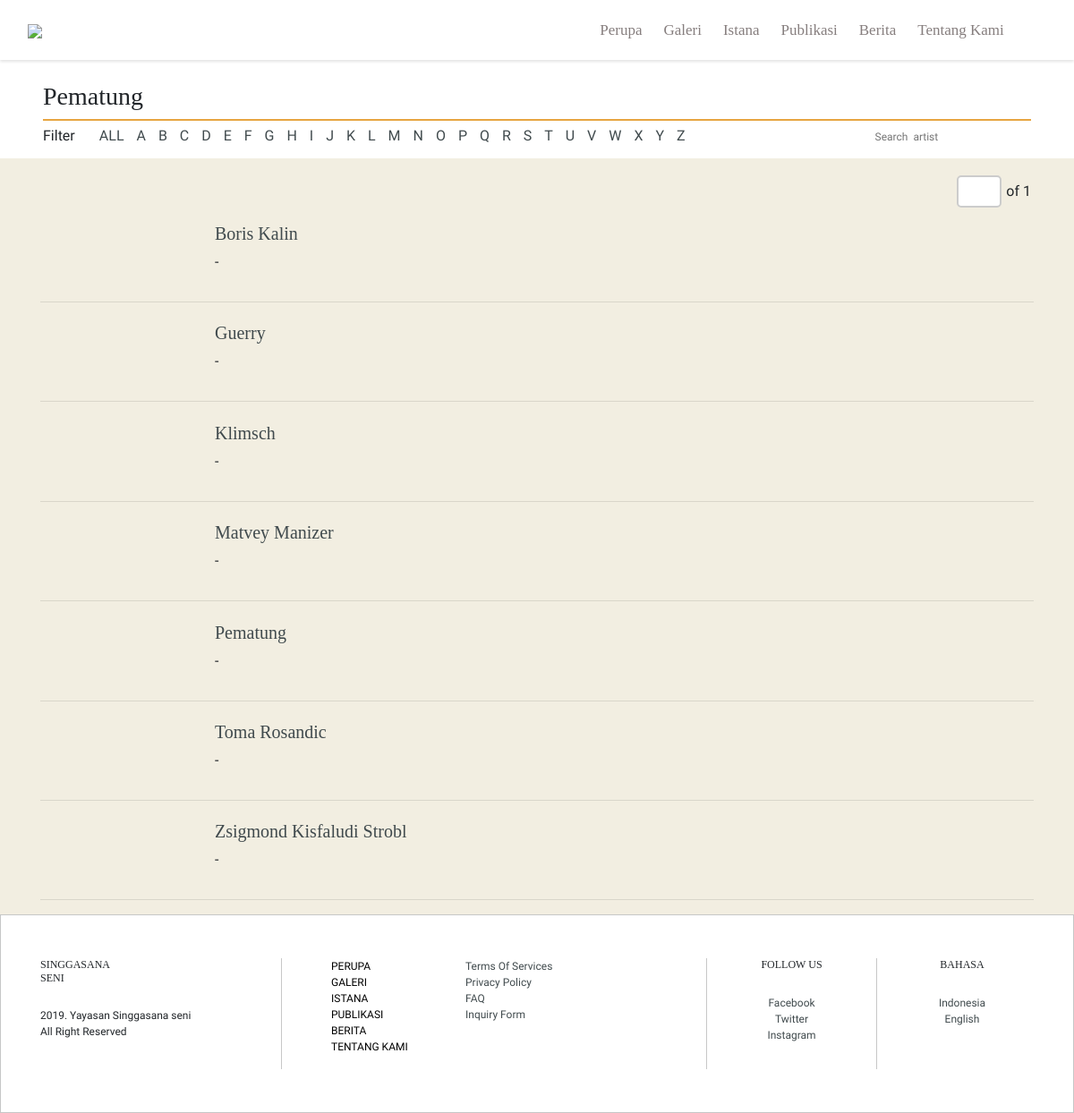
/koleksi/patung/, run on the app's committed database.
### singgasanaseni/models.py (models this page shows, shortened)
class perupa(models.Model):
    PERUPA_CHOICES = (
        ('Pelukis', 'Pelukis'),
        ('Pematung', 'Pematung'),
        ('Pengrajin', 'Pengrajin'),
    )
    Nama = models.CharField(max_length=50)
    Panggilan = models.CharField(max_length=50, null=True, blank= True)
    Alamat = models.TextField(null=True, blank=True)
    Tempat_Lahir = models.CharField(max_length=50, blank=True)
    Tanggal_Lahir = models.CharField(max_length=50, blank=True)
    Tempat_Wafat = models.CharField(max_length=50, blank=True)
    Tanggal_Wafat = models.CharField(max_length=50, blank=True)
    Kategori = models.CharField(max_length=10, choices=PERUPA_CHOICES, default=True)
    Keterangan = models.TextField(null=True, blank=True, default="No detailed Information available")
    Description = models.TextField(null=True, blank=True, default="No detailed Information available")
    Sumber = models.CharField(max_length=50, blank=True )
    Link = models.TextField(blank=True, default="#")
    Gambar = models.FileField(upload_to='perupa/', blank=True, null=True)
    Upload_date = models.DateTimeField(auto_now_add=True)
    object  = PerupaManager()
    class Meta:
        verbose_name_plural = 'Perupa'

### singgasanaseni/views.py (the view)
# urls.py: path('koleksi/patung/', singgasanaseniviews.Pematunglist, name='Pematung-list'),
def Pematunglist(request):
    Perupa = perupa.object.filter(Kategori='Pematung').order_by('Panggilan')
    Perupa_Q = perupa.object.all()
    query = request.GET.get("q")
    if query:
        Perupa = Perupa_Q.filter(Nama__icontains=query)
    Page_request_var = "page"
    paginator = Paginator(Perupa, 16)
    page = request.GET.get(Page_request_var)
    try:
        Perupa = paginator.page(page)
    except PageNotAnInteger:
        Perupa = paginator.page(1)
    except EmptyPage:
        Perupa = paginator.page(paginator.num_pages)
    context = {
        "perupa": Perupa,
        "page_request_var": Page_request_var
    }
    return render(request, 'perupa/indexpatung.html', context)

### singgasanaseni/context_processors.py (called while the page is built)
def ga_tracking_id(request):
    return {'ga_tracking_id': settings.GA_TRACKING_ID}

### singgasanaseni/models.py (called while the page is built)
    def get_queryset(self):
        return PerupaQuerySet(self.model, using=self._db)

### singgasanaseni/templates/perupa/indexpatung.html (shortened to what this page needs)
{% extends 'base.html' %}
{% load static %}
{% load svg %}
    {% block content %}
    <article>
      <div class="container-fluid">
          <div class="row">
            <div class="col-md-12 sectionkoleksi">
              <span class="divkoleksi divkarya">
                <h3>Pematung</h3>
              </span>
              <div class="sectionfilter">
                <div class="filterkarya">
                  <label class="filtermenu" style="padding: 0;">Filter</label>
                  <div class="filtermenu">
                    <a href="{% url 'Pematung-list' %}" class="current">ALL</a>
                    <a href="{% url 'A-patung' %}">A</a>
                    <a href="{% url 'B-patung' %}">B</a>
                    <a href="{% url 'C-patung' %}">C</a>
                    <a href="{% url 'D-patung' %}">D</a>
                    <a href="{% url 'E-patung' %}">E</a>
                    <a href="{% url 'F-patung' %}">F</a>
                    <a href="{% url 'G-patung' %}" >G</a>
                    <a href="{% url 'H-patung' %}" >H</a>
                    <a href="{% url 'I-patung' %}" >I</a>
                    <a href="{% url 'J-patung' %}" >J</a>
                    <a href="{% url 'K-patung' %}" >K</a>
                    <a href="{% url 'L-patung' %}" >L</a>
                    <a href="{% url 'M-patung' %}" >M</a>
                    <a href="{% url 'N-patung' %}" >N</a>
                    <a href="{% url 'O-patung' %}" >O</a>
                    <a href="{% url 'P-patung' %}" >P</a>
                    <a href="{% url 'Q-patung' %}" >Q</a>
                    <a href="{% url 'R-patung' %}" >R</a>
                    <a href="{% url 'S-patung' %}" >S</a>
                    <a href="{% url 'T-patung' %}" >T</a>
                    <a href="{% url 'U-patung' %}" >U</a>
                    <a href="{% url 'V-patung' %}" >V</a>
                    <a href="{% url 'W-patung' %}" >W</a>
                    <a href="{% url 'X-patung' %}" >X</a>
                    <a href="{% url 'Y-patung' %}" >Y</a>
                    <a href="{% url 'Z-patung' %}" >Z</a>
                  </div>
                </div>
                <div class="formsearchkarya">
                  <form>
                    <form method="GET" action="">
                        <input type="text" name="q" placeholder="Search  artist">
                        <i class="fa fa-search" aria-hidden="true"></i>
                    </form>
                  </form>
                </div>
              </div>
            </div>
          </div>
          <div class="row bgkarya">
             <div class="col-md-12 sectionkoleksi">
              <span class="divkoleksi" style="border: none;">
                <span class="pagingkarya">
                    <ul class="pagination">
                    <form method="GET" >
                        <input type="number" name="page" id="formpage">
                    </form>  <p style="margin-top: auto; margin-bottom: auto;">of {{ perupa.paginator.num_pages }}</p>
                     </ul>
                </span>
              </span>
            </div>
           <div class="container">
            {% for Perupa in perupa.object_list %}
            <div class="{{ Perupa.Panggilan | slice:"1" | lower }}">
                <div class="row col-md-12">
                    <div class="col-md-2">
                    </div>
                    <div class="col-md-7">
                        <h3>
                            <a href="/perupa/{{ Perupa.id }}">{{ Perupa.Panggilan }}</a>
                        </h3>
                        <p>{{ Perupa.Tanggal_Lahir |date:"d M Y" }} - {{ Perupa.Tanggal_Wafat |date:"d M Y" }}</p>
                    </div>
                </div>
              <hr>
            </div>
               {% endfor %}
          </div>
      </div>
    </article>
    {% endblock %}

### static/css/style.css (style rules this page uses)
.pagination { display: flex; }
#formpage { width: 50px; padding: 4px 5px; margin: -5px 5px; box-sizing: border-box; border: 2px solid #ccc; border-radius: 5px; -webkit-transition: 0.5s; transition: 0.5s; outline: none; font-family: sans-serif; }

### data on the page
perupa: Panggilan "Boris Kalin"
perupa: Panggilan "Guerry"
perupa: Panggilan "Klimsch"
perupa: Panggilan "Matvey Manizer"
perupa: Panggilan "Pematung"
perupa: Panggilan "Toma Rosandic"
perupa: Panggilan "Zsigmond Kisfaludi Strobl"

### other printed values
{{ perupa.paginator.num_pages }} "1"
